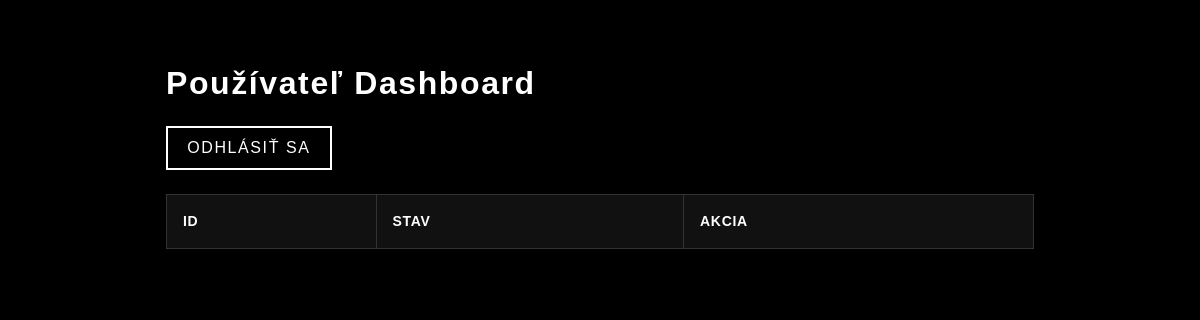
/user (signed in), run on an earlier commit of the app's database.
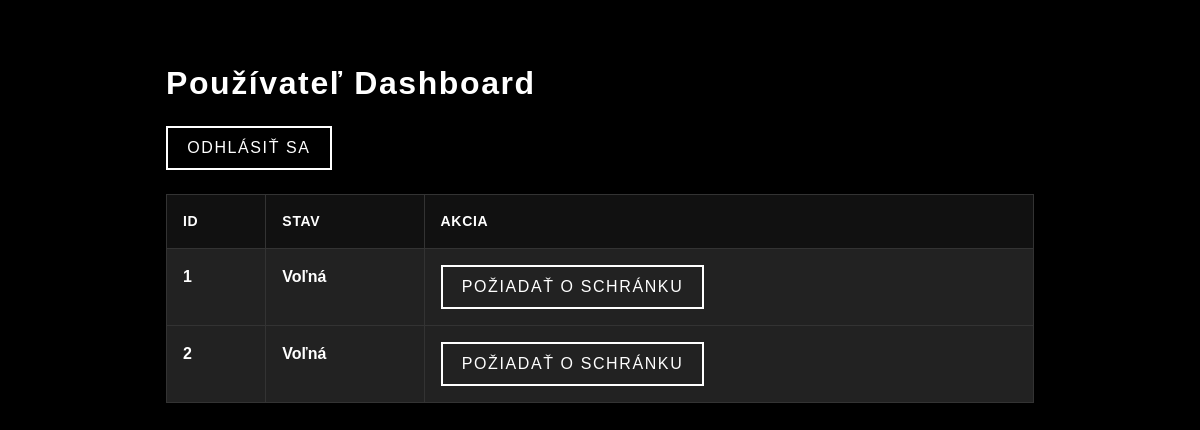
And on a later commit of the database.
### models.py (models this page shows)
class Locker(db.Model):
    id = db.Column(db.Integer, primary_key=True) # Primárny kľúč
    code = db.Column(db.String(10), nullable=True)  # Kód pre odomknutie
    assigned_to = db.Column(db.Integer, db.ForeignKey("user.id"), nullable=True)  # ID užívateľa, ktorému je schránka pridelená
    requested_by = db.Column(db.Integer, db.ForeignKey("user.id"), nullable=True)  # ID užívateľa, ktorý požiadal o schránku
    is_active = db.Column(db.Boolean, default=False)  # Či je schránka obsadená
    assigned_user = db.relationship("User", foreign_keys=[assigned_to], backref="assigned_lockers", lazy=True)
    requested_user = db.relationship("User", foreign_keys=[requested_by], backref="requested_lockers", lazy=True)

### server.py (the view)
@app.route("/user")
@login_required
def user_dashboard():
    lockers = Locker.query.filter(
        or_(
            Locker.is_active == False,                    # volné
            Locker.requested_by == current_user.id,       # požadované
            Locker.assigned_to == current_user.id         # pridělené
        )
    ).all()
    return render_template("user_dashboard.html", lockers=lockers)

### server.py (called while the page is built)
@login_manager.user_loader
def load_user(user_id):
    return User.query.get(int(user_id))

### templates/user_dashboard.html (shortened to what this page needs)
<!DOCTYPE html>
<html lang="sk">
<head>
    <link rel="stylesheet" href="https://cdn.jsdelivr.net/npm/bootstrap@5.3.0/dist/css/bootstrap.min.css">
    <link rel="stylesheet" href="{{ url_for('static', filename='css/style.css') }}">
    <link rel="stylesheet" href="https://cdnjs.cloudflare.com/ajax/libs/font-awesome/6.5.0/css/all.min.css">
</head>
</head>
<body class="container mt-4">
    <h2>Používateľ Dashboard</h2>
    <a href="{{ url_for('logout') }}" class="btn btn-danger mb-3">Odhlásiť sa</a>
    <table class="table">
        <thead>
            <tr>
                <th>ID</th>
                <th>Stav</th>
                <th>Akcia</th>
            </tr>
        </thead>
        <tbody>
            {% for locker in lockers %}
            <tr id="locker-{{ locker.id }}">
                <td>{{ locker.id }}</td>
                <td>{% if locker.is_active %} Obsadená {% else %} Voľná {% endif %}</td>
                <td>
                    {% if locker.assigned_to == current_user.id %}
                        <div class="alert alert-success p-1">
                            Pridelená schránka!<br>
                            <strong>Kód: {{ locker.code }}</strong>
                        </div>
                    {% elif locker.requested_by == current_user.id %}
                        <em>Žiadosť odoslaná, čakaj na schválenie</em>
                    {% elif not locker.is_active and locker.requested_by is none %}
                        <button class="btn btn-primary request-btn" data-id="{{ locker.id }}">Požiadať o schránku</button>
                    {% else %}
                        -
                   {% endif %}
                </td>
            </tr>
            {% endfor %}
        </tbody>
    </table>
</body>
</html>

What changed in the data, as far as the page shows it:
now on this page (row edited): Locker: id "1", is_active "Voľná"
now on this page (row edited): Locker: id "2", is_active "Voľná"
